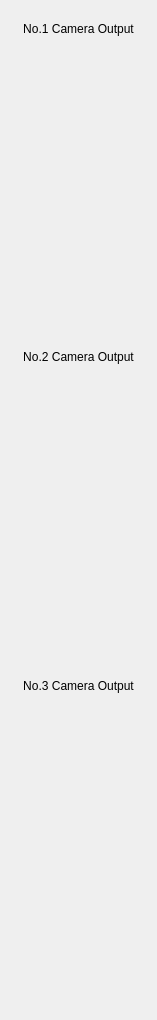
                              <widget class="QWidget" name="scrollAreaWidgetContents">
                               <property name="geometry">
                                <rect>
                                 <x>0</x>
                                 <y>0</y>
                                 <width>157</width>
                                 <height>1020</height>
                                </rect>
                               </property>
                               <layout class="QVBoxLayout" name="verticalLayout_25">
                                <item>
                                 <widget class="QFrame" name="verticalFrame_2">
                                  <layout class="QVBoxLayout" name="verticalLayout_24">
                                   <item>
                                    <widget class="QLabel" name="label">
                                     <property name="text">
                                      <string>No.1 Camera Output</string>
                                     </property>
                                     <property name="alignment">
                                      <set>Qt::AlignCenter</set>
                                     </property>
                                    </widget>
                                   </item>
                                   <item>
                                    <widget class="PlotWidget" name="cam_GraphWidget_1" native="true">
                                     <property name="minimumSize">
                                      <size>
                                       <width>0</width>
                                       <height>300</height>
                                      </size>
                                     </property>
                                     <property name="maximumSize">
                                      <size>
                                       <width>16777215</width>
                                       <height>16777213</height>
                                      </size>
                                     </property>
                                    </widget>
                                   </item>
                                   <item>
                                    <widget class="QLabel" name="label_2">
                                     <property name="text">
                                      <string>No.2 Camera Output</string>
                                     </property>
                                     <property name="alignment">
                                      <set>Qt::AlignCenter</set>
                                     </property>
                                    </widget>
                                   </item>
                                   <item>
                                    <widget class="PlotWidget" name="cam_GraphWidget_2" native="true">
                                     <property name="minimumSize">
                                      <size>
                                       <width>0</width>
                                       <height>300</height>
                                      </size>
                                     </property>
                                    </widget>
                                   </item>
                                   <item>
                                    <widget class="QLabel" name="label_3">
                                     <property name="text">
                                      <string>No.3 Camera Output</string>
                                     </property>
                                     <property name="alignment">
                                      <set>Qt::AlignCenter</set>
                                     </property>
                                    </widget>
                                   </item>
                                   <item>
                                    <widget class="PlotWidget" name="cam_GraphWidget_3" native="true">
                                     <property name="minimumSize">
                                      <size>
                                       <width>0</width>
                                       <height>300</height>
                                      </size>
                                     </property>
                                    </widget>
                                   </item>
                                  </layout>
                                 </widget>
                                </item>
                               </layout>
                              </widget>
